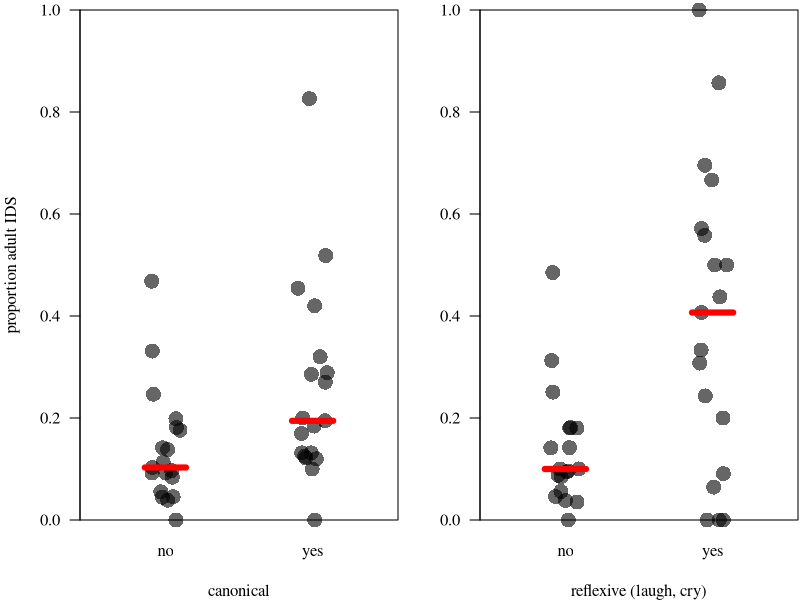

Write the R code that produced this figure.
# data from Pretzer et al 2019
# data from http://github.com/gpretzer/WWScripts
library(lme4)
xdata <- read.csv("pretzer2019//eventcodes1sec.csv")
head(xdata)

table(xdata$InfantID, xdata$Event2T)


pdf("pretzer2019/pretzer2019_fig.pdf", width = 7, height = 3.2)
par(mfrow = c(1, 2), family = "serif", mar = c(4, 4, 0.5, 0.1))
pdata <- aggregate(list(ids = xdata$Event2T), by = list(id = xdata$InfantID, can = xdata$Event1C), mean)

plot(0, 0, type = "n", xlim = c(0, 1), ylim = c(0, 1), yaxs = "i",
     xlab = "canonical", 
     ylab = "proportion adult IDS", axes = FALSE)
axis(2, las = 1)
box()
axis(1, at = c(0.25, 0.75), labels = c("no", "yes"), lwd = 0)
points(pdata$can * 0.5 + 0.25 + runif(nrow(pdata), -0.05, 0.05), 
       pdata$ids, pch = 16, cex = 2, col = grey(0, 0.6), xpd = TRUE)
pd <- tapply(pdata$ids, pdata$can, median)
segments(c(0.25, 0.75) - 0.07, pd, c(0.25, 0.75) + 0.07, pd, col = "red", lwd = 6)


pdata <- aggregate(list(ids = xdata$Event2T), by = list(id = xdata$InfantID, refl = xdata$Event1R), mean)

plot(0, 0, type = "n", xlim = c(0, 1), ylim = c(0, 1), yaxs = "i", 
     xlab = "reflexive (laugh, cry)", 
     ylab = "", axes = FALSE)
axis(2, las = 1)
box()
axis(1, at = c(0.25, 0.75), labels = c("no", "yes"), lwd = 0)
points(pdata$refl * 0.5 + 0.25 + runif(nrow(pdata), -0.05, 0.05), 
       pdata$ids, pch = 16, cex = 2, col = grey(0, 0.6), xpd = TRUE)
pd <- tapply(pdata$ids, pdata$refl, median)
segments(c(0.25, 0.75) - 0.07, pd, c(0.25, 0.75) + 0.07, pd, col = "red", lwd = 6)

dev.off()



# Regression Models with IDS or ODS as Event 2
# res <- glmer(Event2T ~ (1|InfantID) + Event1C + Event1X + Event1R, data =xdata, family=binomial())
# summary(res)

